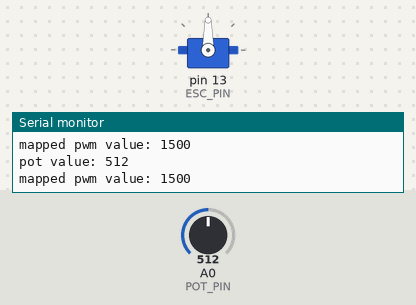
Bench run of a sketch on a simulated Arduino Uno, built with avr-gcc and run on an emulated ATmega328P. On the bench: servo, the last lines printed to the serial monitor. Inputs (shaded band) come from the test bench; at power-on: A0 (POT_PIN) = 512.

Above: at 5.2 s.
5.3 s: A0 (POT_PIN) set to 984
At 6.2 s:
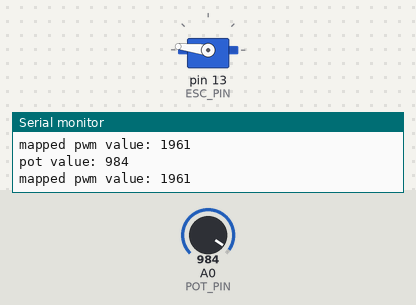
6.8 s: A0 (POT_PIN) set to 1016
At 7.4 s:
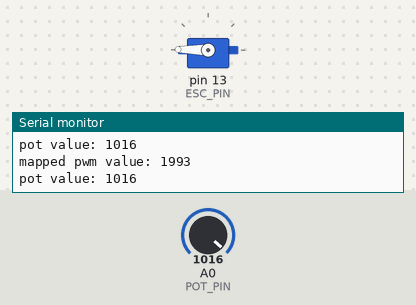
9.8 s: A0 (POT_PIN) set to 900
At 10.6 s:
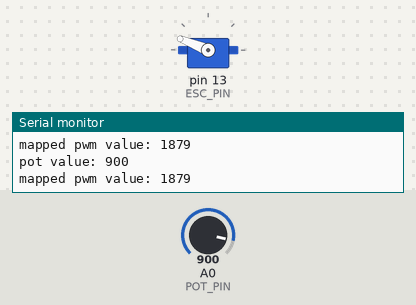
11.3 s: A0 (POT_PIN) set to 1023
At 11.7 s:
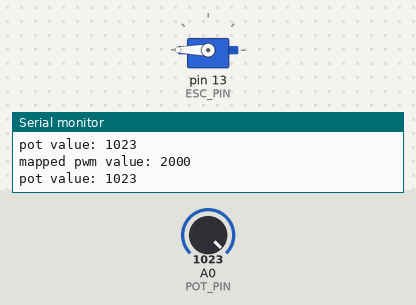
12.8 s: A0 (POT_PIN) set to 105
At 13.7 s:
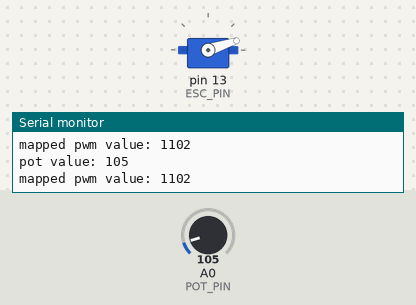
14.3 s: A0 (POT_PIN) set to 89
At 14.7 s:
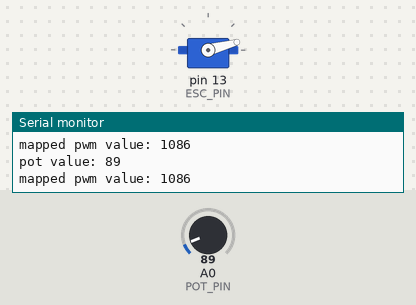
Timing chart, 0 to 16.8 s (numbered marks = the images above; inputs shaded):
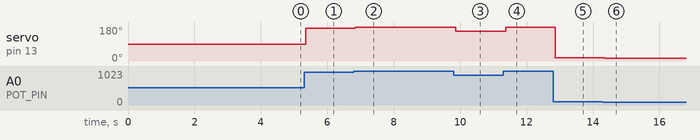

Measured:
- after the input at 5.3 s, servo on pin 13 (ESC_PIN): 90° → 173° after 0.05 s
- after the input at 6.8 s, servo on pin 13 (ESC_PIN): 173° → 179° after 0.05 s
- after the input at 9.8 s, servo on pin 13 (ESC_PIN): 179° → 158° after 0.07 s
- after the input at 11.3 s, servo on pin 13 (ESC_PIN): 158° → 180° after 0.07 s
- after the input at 12.8 s, servo on pin 13 (ESC_PIN): 180° → 18° after 0.06 s
- after the input at 14.3 s, servo on pin 13 (ESC_PIN): 18° → 15° after 0.06 s

The sketch:

pot_to_pwm_nonblocking.ino
```cpp
#include <Servo.h>

// Pins
const int POT_PIN = A0;
const int ESC_PIN = 13; // 3, 5, 6, 9, 10, 11, 13 all should work, but 9 and 10 are sus

// Math consts
const int MAX_POT_VALUE = 1023;
const int MIN_POT_VALUE = 0;

const int MAX_THROTTLE = 2000;
const int NEUTRAL_THROTTLE = 1500;
const int MIN_THROTTLE = 1000;

Servo esc;

void setup() {
  Serial.begin(9600);
  Serial.println("test pwm");

  // arming sequence
  Serial.println("Manually setting to 0");
  pinMode(ESC_PIN, OUTPUT);
  digitalWrite(ESC_PIN, LOW);
  delay(1000);
  esc.attach(ESC_PIN, MIN_THROTTLE, MAX_THROTTLE);

  Serial.println("Sending neutral signal to arm ESC...");
  esc.writeMicroseconds(NEUTRAL_THROTTLE);

  delay(3000);
}

void loop() {
  // read pot value
  int pot_val = analogRead(POT_PIN);
  Serial.print("pot value: ");
  Serial.println(pot_val);

  // do the math and write to esc
  int pwm = constrain(map(pot_val, MIN_POT_VALUE, MAX_POT_VALUE, MIN_THROTTLE, MAX_THROTTLE), MIN_THROTTLE, MAX_THROTTLE);
  Serial.print("mapped pwm value: ");
  Serial.println(pwm);
  esc.writeMicroseconds(pwm);
}
```
